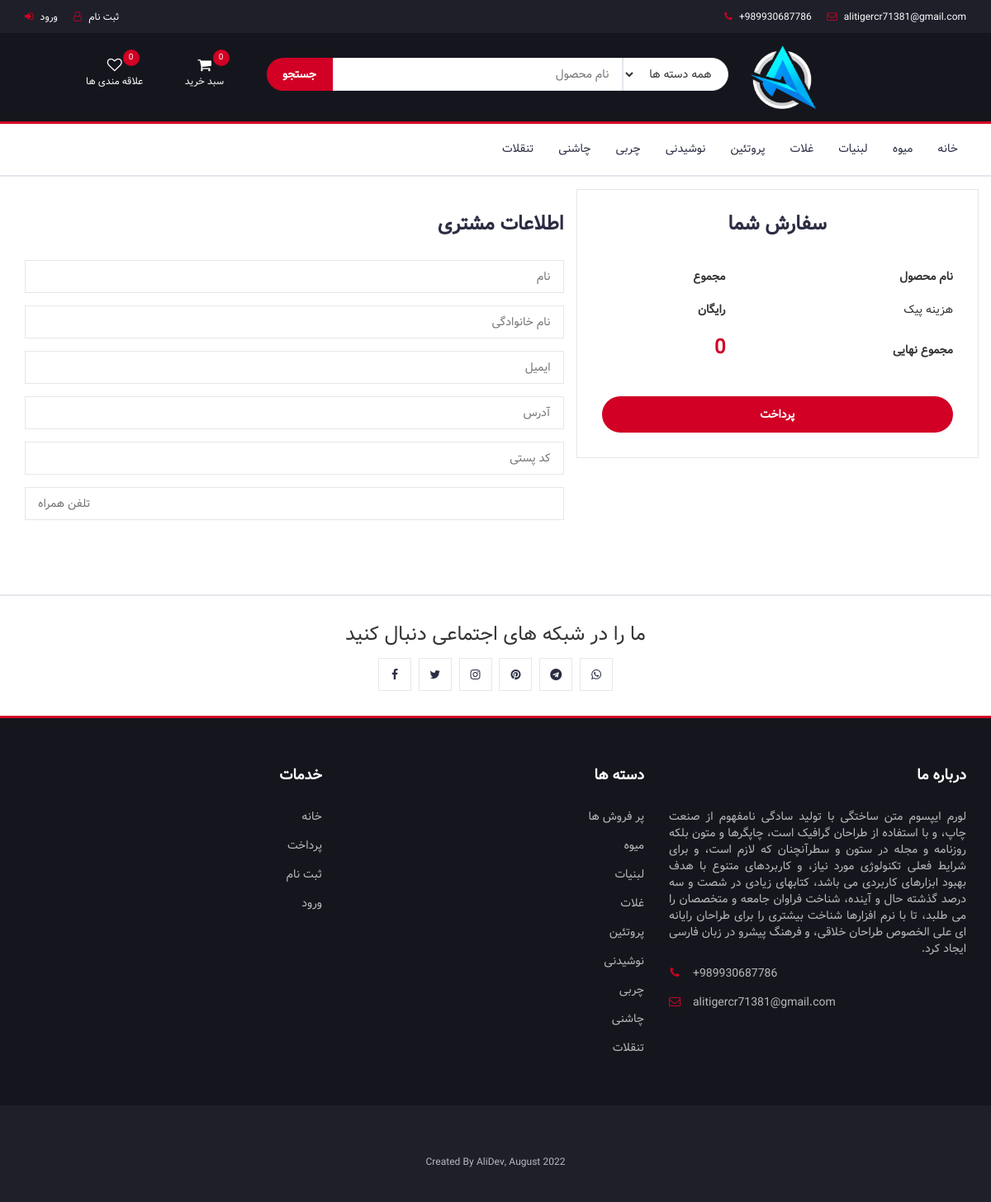
Page /checkout on the committed database.
### store/models.py (models this page shows, shortened)
class Category(models.Model):
    name = models.CharField(max_length=50, null=True)

### store/views.py (the view)
# urls.py: path('checkout', views.checkout, name='checkout'),
def checkout(request):
    categories = Category.objects.all()
    form = PayForm()
    if request.user.is_authenticated:
        order, created = Order.objects.get_or_create(user=request.user)
        if order.get_cart_items > 0:
            order_items = OrderItem.objects.filter(order=order)
        else:
            order_items = []
        favorites = Favorite.objects.filter(user=request.user)
        if request.method == 'POST':
            form = PayForm(data=request.POST)
            form.instance.order = order
            form.instance.pay = order.get_cart_total
            if form.is_valid() and order.get_cart_items > 0:
                form.save()
                for orderitem in order_items:
                    orderitem.delete()
                messages.success(request, 'خرید با موفقیت انجام شد')
                return HttpResponseRedirect(reverse('checkout'))
            else:
                for error in form.errors:
                    messages.error(request, form.errors[error][0])
                if order.get_cart_items <= 0:
                    messages.error(request, 'سبد خرید شما خالی است')
                return HttpResponseRedirect(reverse('checkout'))
    else:
        order = {'get_cart_items': 0, 'get_cart_total': 0}
        order_items = []
        favorites = {'count': 0}
    return render(request, 'checkout.html', {'categories':categories, 'order': order, 'order_items': order_items, 'favorites': favorites, 'form': form})

### store/forms.py
class PayForm(forms.ModelForm):
    class Meta:
        model = Payment
        fields = ['name', 'family', 'email', 'address', 'postcode', 'phone']
        widgets = {
            'name': forms.TextInput(attrs={'class': 'input', 'placeholder': 'نام', 'name': 'name', 'type': 'text'}),
            'family': forms.TextInput(attrs={'class': 'input', 'placeholder': 'نام خانوادگی', 'name': 'family', 'type': 'text'}),
            'email': forms.EmailInput(attrs={'class': 'input', 'placeholder': 'ایمیل', 'name': 'email', 'type': 'email'}),
            'address': forms.TextInput(attrs={'class': 'input', 'placeholder': 'آدرس', 'name': 'address', 'type': 'text'}),
            'postcode': forms.TextInput(attrs={'class': 'input', 'placeholder': 'کد پستی', 'name': 'postcode', 'type': 'text'}),
            'phone': forms.TextInput(attrs={'class': 'input', 'placeholder': 'تلفن همراه', 'name': 'phone', 'type': 'tel'}),
        }

### store/templates/checkout.html (shortened to what this page needs)
{% extends 'base.html' %}
{% load static %}
{% block content %}
<div class="section">
	<div class="container">
		<div class="row">
			<form method="POST">
				<div style="direction: rtl;" class="col-md-7">
					<div class="billing-details">
						<div class="section-title">
							<h3 class="title">اطلاعات مشتری</h3>
						</div>
						{% for f in form %}
							<div class="form-group">
								{{ f }}
							</div>
						{% endfor %}
					</div>
				</div>
				<div style="direction: rtl;" class="col-md-5 order-details">
					<div class="section-title text-center">
						<h3 class="title">سفارش شما</h3>
					</div>
					<div class="order-summary">
						<div class="order-col">
							<div><strong>نام محصول</strong></div>
							<div><strong>مجموع</strong></div>
						</div>
						<div class="order-col">
							<div>هزینه پیک</div>
							<div><strong>رایگان</strong></div>
						</div>
						<div class="order-col">
							<div><strong>مجموع نهایی</strong></div>
							<div><strong class="order-total">{{ order.get_cart_total }}</strong></div>
						</div>
					</div>
					<button style="width: 100%;" type="submit" class="primary-btn order-submit">پرداخت</button>
				</div>
			</form>
		</div>
	</div>
</div>
{% endblock %}

### store/templates/base.html (shortened to what this page needs)
<!DOCTYPE html>
<html lang="en">
	{% load static %}
	<head>
		 <link type="text/css" rel="stylesheet" href="{% static 'css/bootstrap.min.css' %}"/>
		 <link type="text/css" rel="stylesheet" href="{% static 'css/slick.css' %}"/>
		 <link type="text/css" rel="stylesheet" href="{% static 'css/slick-theme.css' %}"/>
		 <link type="text/css" rel="stylesheet" href="{% static 'css/nouislider.min.css' %}"/>
		 <link rel="stylesheet" href="{% static 'css/font-awesome.min.css' %}">
		 <link type="text/css" rel="stylesheet" href="{% static 'css/style.css' %}"/>
	 </head>
	 <body>
		 <header>
			 <div id="top-header">
				 <div class="container hlinks">
					 <ul class="header-links p-right">
						 <li><a href="tel:+989930687786"><i class="fa fa-phone"></i> +989930687786</a></li>
						 <li><a href="mailto:alitigercr71381@gmail.com"><i class="fa fa-envelope-o"></i> alitigercr71381@gmail.com</a></li>
					 </ul>
					 {% if request.user.is_authenticated %}
						<ul class="header-links p-left">
							<li style="cursor: pointer;"><a>{{ request.user.username }}</a></li>
						</ul>
					 {% else %}
						<ul class="header-links">
							<li><a href="{% url 'login' %}"><i class="fa fa-sign-in"></i> ورود</a></li>
							<li><a href="{% url 'signup' %}"><i class="fa fa-user-o"></i> ثبت نام</a></li>
						</ul>
					 {% endif %}
				 </div>
			 </div>
			 <div id="header">
				 <div class="container">
					 <div class="row">
						 <div class="col-md-3 clearfix">
							 <div class="header-ctn">
								 <div class="dropdown">
									 <a href="{% url 'favorite' %}" style="cursor: pointer;">
										 <i class="fa fa-heart-o"></i>
										 <span>علاقه مندی ها</span>
										 <div id="favor-qty" class="qty">{{ favorites.count }}</div>
									 </a>
								 </div>
								 <div class="dropdown">
									 <a  href="{% url 'cart' %}" style="cursor: pointer;">
										 <i class="fa fa-shopping-cart"></i>
										 <span>سبد خرید</span>
										 <div id="cart-qty" class="qty">{{ order.get_cart_items }}</div>
									 </a>
								 </div>
							 </div>
						 </div>
						 <div class="col-md-6">
							 <div class="header-search">
								 <form style="direction: rtl; display: flex;" method="GET" action="{% url 'main'%}">
									 <select style="border-radius: 0px 40px 40px 0px;" class="input-select" name="category">
										 <option value="0">همه دسته ها</option>
									 </select>
									 <input style="text-align: right; margin-right: 0px; width: 80%;" class="input" placeholder="نام محصول" name="name">
									 <button style="border-radius: 40px 0px 0px 40px;" class="search-btn" type="submit">جستجو</button>
								 </form>
							 </div>
						 </div>
						 <div class="col-md-3">
							 <div class="header-logo">
								 <a href="" class="logo">
									 <img style="width: 80px;" src="{% static 'img/alilogo.png' %}" alt="logo">
								 </a>
							 </div>
						 </div>
					 </div>
				 </div>
			 </div>
		 </header>
		 <nav id="navigation">
			 <div class="container">
				 <div id="responsive-nav">
					 <ul class="main-nav">
						<li><a href="{% url 'main' %}">خانه</a></li>
						{% for category in categories %}
							<li><a href="{% url 'category' category.name %}">{{ category.name }}</a></li>
						{% endfor %}
					 </ul>
				 </div>
			 </div>
		 </nav>
		{% block content %}
		{% endblock %}
		<div id="newsletter" class="section">
			<div class="container">
				<div class="row">
					<div class="col-md-12">
						<div class="newsletter">
							<p>ما را در شبکه های اجتماعی دنبال کنید</p>
							<ul class="newsletter-follow">
								<li>
									<a href="#"><i class="fa fa-facebook"></i></a>
								</li>
								<li>
									<a href="#"><i class="fa fa-twitter"></i></a>
								</li>
								<li>
									<a href="#"><i class="fa fa-instagram"></i></a>
								</li>
								<li>
									<a href="#"><i class="fa fa-pinterest"></i></a>
								</li>
								<li>
									<a href="#"><i class="fa fa-telegram"></i></a>
								</li>
								<li>
									<a href="#"><i class="fa fa-whatsapp"></i></a>
								</li>
							</ul>
						</div>
					</div>
				</div>
			</div>
		</div>
		<footer id="footer">
			<div class="section">
				<div class="container">
					<div style="direction: rtl;" class="row">
						<div style="float: right;" class="col-md-4 col-xs-6">
							<div class="footer">
								<h3 class="footer-title">درباره ما</h3>
								<p style="text-align: justify;
								text-justify: inter-word;">لورم ایپسوم متن ساختگی با تولید سادگی نامفهوم از صنعت چاپ، و با استفاده از طراحان گرافیک است، چاپگرها و متون بلکه روزنامه و مجله در ستون و سطرآنچنان که لازم است، و برای شرایط فعلی تکنولوژی مورد نیاز، و کاربردهای متنوع با هدف بهبود ابزارهای کاربردی می باشد، کتابهای زیادی در شصت و سه درصد گذشته حال و آینده، شناخت فراوان جامعه و متخصصان را می طلبد، تا با نرم افزارها شناخت بیشتری را برای طراحان رایانه ای علی الخصوص طراحان خلاقی، و فرهنگ پیشرو در زبان فارسی ایجاد کرد.</p>
								<ul style="direction: ltr;" class="footer-links">
									<li><a href="#"><i class="fa fa-phone"></i>+989930687786</a></li>
									<li><a href="#"><i class="fa fa-envelope-o"></i>alitigercr71381@gmail.com</a></li>
								</ul>
							</div>
						</div>
						<div style="float: right;" class="col-md-4 col-xs-6">
							<div class="footer">
								<h3 class="footer-title">دسته ها</h3>
								<ul class="footer-links">
									<li><a href="#top-sell">پر فروش ها</a></li>
									{% for category in categories %}
										<li><a href="{% url 'category' category.name %}">{{ category.name }}</a></li>
									{% endfor %}
								</ul>
							</div>
						</div>
						<div style="float: right;" class="col-md-4 col-xs-6">
							<div class="footer">
								<h3 class="footer-title">خدمات</h3>
								<ul class="footer-links">
									<li><a href="{% url 'main' %}">خانه</a></li>
									<li><a href="{% url 'checkout' %}">پرداخت</a></li>
									<li><a href="{% url 'signup' %}">ثبت نام</a></li>
									<li><a href="{% url 'login' %}">ورود</a></li>
								</ul>
							</div>
						</div>
					</div>
				</div>
			</div>
			<div id="bottom-footer" class="section">
				<div class="container">
					<div class="row">
						<div class="col-md-12 text-center">
							<span class="copyright">
								<p>Created By AliDev, August 2022</p>
							</span>
						</div>
					</div>
				</div>
			</div>
		</footer>
	</body>
</html>

### rows in the picture
Category: name "میوه"
Category: name "لبنیات"
Category: name "غلات"
Category: name "پروتئین"
Category: name "نوشیدنی"
Category: name "چربی"
Category: name "چاشنی"
Category: name "تنقلات"

### other values in the picture
{{ favorites.count }} "0"
{{ order.get_cart_items }} "0"
{{ order.get_cart_total }} "0"
